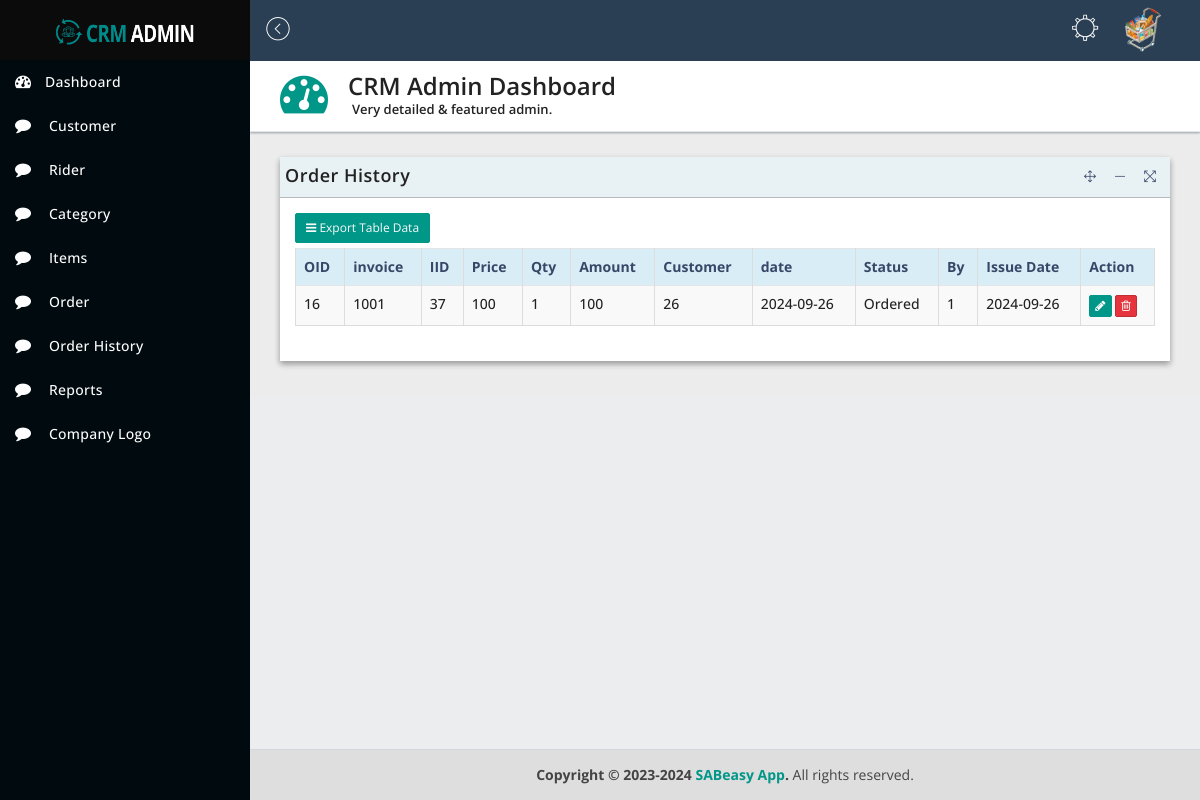
Page /dashboard/H_Orderinvoice.php (signed in) on the committed database.
### tables this page shows
CREATE TABLE `tbl_orderitems` (
  `orderitemid` int(11) NOT NULL,
  `invoice` varchar(50) DEFAULT NULL,
  `itemid` int(11) DEFAULT NULL,
  `price` float DEFAULT NULL,
  `qty` int(11) DEFAULT NULL,
  `amount` int(11) DEFAULT NULL,
  `customerid` int(11) DEFAULT NULL,
  `orderitemdate` date DEFAULT NULL,
  `status` varchar(50) DEFAULT NULL,
  `ordergeneratedby` int(11) DEFAULT NULL,
  `ordercreateddate` date DEFAULT NULL
);

### dashboard/db_connection.php (called while the page is built, shortened)
<?php
$con = mysqli_connect('localhost', 'root', '', 'food_db');
function ExecuteQuery($query) {
    global $con;
    return mysqli_query($con, $query);
}
?>

### dashboard/H_Orderinvoice.php (the view, shortened to what this page needs)
<!DOCTYPE html>
<html lang="en">
<head>
    <?php
    include('HeaderNavigationLinks.php');
    ?>
</head>
<body class="hold-transition sidebar-mini">
    <div class="wrapper">
        <header class="main-header">
            <a href="index-2.html" class="logo">
                <span class="logo-lg">
                    <img src="assets/dist/img/logo.png" alt="">
                </span>
            </a>
            <nav class="navbar navbar-static-top">
                <a href="#" class="sidebar-toggle" data-toggle="offcanvas" role="button">
                    <span class="pe-7s-angle-left-circle"></span>
                </a>
                <div class="navbar-custom-menu">
                <?php
                    include("profileheader.php");
                    ?>
                </div>
            </nav>
        </header>
        <aside class="main-sidebar">
            <div class="sidebar">
                <?php
                include('SideNavigation.php');
                ?>
            </div>
        </aside>
        <div class="content-wrapper">
            <section class="content-header">
                <div class="header-icon">
                    <i class="fa fa-dashboard"></i>
                </div>
                <div class="header-title">
                    <h1>CRM Admin Dashboard</h1>
                    <small>Very detailed & featured admin.</small>
                </div>
            </section>
            <section class="content">
                <div class="row">
                    <div class="col-sm-12 col-md-12">
                        <div class="panel panel-bd lobidisable">
                            <div class="panel-heading">
                                <div class="btn-group" id="buttonexport">
                                    <a href="#">
                                        <h4>Order History</h4>
                                    </a>
                                </div>
                            </div>
                            <div class="panel-body">
                                <div class="btn-group">
                                    <button class="btn btn-exp btn-sm dropdown-toggle" data-toggle="dropdown"><i class="fa fa-bars"></i> Export Table Data</button>
                                </div>
                                <div class="table-responsive">
                                    <table id="dataTableExample1" class="table table-bordered table-striped table-hover">
                                        <thead>
                                            <tr class="info">
                                                <th>OID</th>
                                                <th>invoice</th>
                                                <th>IID</th>
                                                <th>Price</th>
                                                <th>Qty</th>
                                                <th>Amount</th>
                                                <th>Customer</th>
                                                <th>date</th>
                                                <th>Status</th>
                                                <th>By</th>
                                                <th>Issue Date</th>
                                                <th>Action</th>
                                            </tr>
                                        </thead>
                                        <tbody>
                                            <?php
                                            include('db_connection.php');
                                            $obUser    = $_SESSION['user'];
                                            $createdby = $obUser[2];
                                            $rows =  ExecuteQuery("SELECT
                                                                           tbl_orderitems.orderitemid,
                                                                           tbl_orderitems.invoice,
                                                                           tbl_orderitems.itemid,
                                                                           tbl_orderitems.price,
                                                                           tbl_orderitems.qty,
                                                                           tbl_orderitems.amount,
                                                                           tbl_orderitems.customerid,
                                                                           tbl_orderitems.orderitemdate,
                                                                           tbl_orderitems.status,
                                                                           tbl_orderitems.ordergeneratedby,
                                                                           tbl_orderitems.ordercreateddate
                                                                        from tbl_orderitems
                                                                        where tbl_orderitems.ordergeneratedby='$createdby'
                                                                        ");
                                            while ($cell = mysqli_fetch_array($rows)) {
                                                echo '<tr>
                                                                 <td>' . $cell[0] . '</td>
                                                                 <td>' . $cell[1] . '</td>
                                                                 <td>' . $cell[2] . '</td>
                                                                 <td>' . $cell[3] . '</td>
                                                                 <td>' . $cell[4] . '</td>
                                                                 <td>' . $cell[5] . '</td>
                                                                 <td>' . $cell[6] . '</td>
                                                                 <td>' . $cell[7] . '</td>
                                                                 <td>' . $cell[8] . '</td>
                                                                 <td>' . $cell[9] . '</td>
                                                                 <td>' . $cell[10] . '</td>
                                                                 <td>
                                                         <button type="button" class="btn btn-add btn-xs" data-toggle="modal" data-target="#update"><i class="fa fa-pencil"></i></button>
                                                         <button type="button" class="btn btn-danger btn-xs" data-toggle="modal" data-target="#delt"><i class="fa fa-trash-o"></i> </button>
                                                                   </td>
                                                        </tr>';
                                            }
                                            ?>
                                        </tbody>
                                    </table>
                                </div>
                            </div>
                        </div>
                    </div>
                </div>
            </section>
        </div>
        <footer class="main-footer">
            <strong>Copyright &copy; 2023-2024 <a href="#">SABeasy App</a>.</strong> All rights reserved.
        </footer>
    </div>
</body>
</html>

### rows in the picture
tbl_orderitems: orderitemid "16", invoice "1001", itemid "37", price "100", qty "1", amount "100", customerid "26", orderitemdate "2024-09-26", status "Ordered", ordergeneratedby "1", ordercreateddate "2024-09-26"
